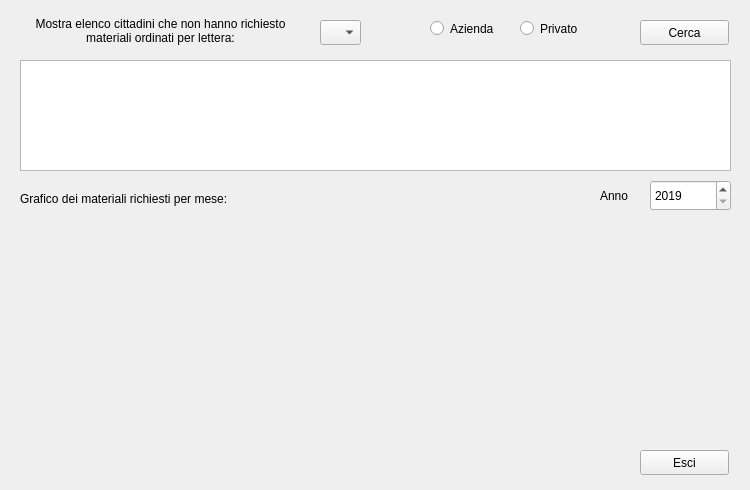
<?xml version="1.0" encoding="UTF-8"?>
<ui version="4.0">
 <class>Statistiche</class>
 <widget class="QMainWindow" name="Statistiche">
  <property name="geometry">
   <rect>
    <x>0</x>
    <y>0</y>
    <width>750</width>
    <height>490</height>
   </rect>
  </property>
  <property name="minimumSize">
   <size>
    <width>750</width>
    <height>490</height>
   </size>
  </property>
  <property name="maximumSize">
   <size>
    <width>750</width>
    <height>490</height>
   </size>
  </property>
  <property name="windowTitle">
   <string>Statistiche</string>
  </property>
  <widget class="QWidget" name="centralwidget">
   <widget class="QPushButton" name="btnEsci">
    <property name="geometry">
     <rect>
      <x>640</x>
      <y>450</y>
      <width>89</width>
      <height>25</height>
     </rect>
    </property>
    <property name="text">
     <string>Esci</string>
    </property>
   </widget>
   <widget class="QRadioButton" name="rBtnElencoPrivato">
    <property name="geometry">
     <rect>
      <x>520</x>
      <y>20</y>
      <width>82</width>
      <height>17</height>
     </rect>
    </property>
    <property name="text">
     <string>Privato</string>
    </property>
   </widget>
   <widget class="QComboBox" name="comboBoxLettera">
    <property name="geometry">
     <rect>
      <x>320</x>
      <y>20</y>
      <width>41</width>
      <height>25</height>
     </rect>
    </property>
    <item>
     <property name="text">
      <string/>
     </property>
    </item>
    <item>
     <property name="text">
      <string>A</string>
     </property>
    </item>
    <item>
     <property name="text">
      <string>B</string>
     </property>
    </item>
    <item>
     <property name="text">
      <string>C</string>
     </property>
    </item>
    <item>
     <property name="text">
      <string>D</string>
     </property>
    </item>
    <item>
     <property name="text">
      <string>E</string>
     </property>
    </item>
    <item>
     <property name="text">
      <string>F</string>
     </property>
    </item>
    <item>
     <property name="text">
      <string>G</string>
     </property>
    </item>
    <item>
     <property name="text">
      <string>H</string>
     </property>
    </item>
    <item>
     <property name="text">
      <string>I</string>
     </property>
    </item>
    <item>
     <property name="text">
      <string>J</string>
     </property>
    </item>
    <item>
     <property name="text">
      <string>K</string>
     </property>
    </item>
    <item>
     <property name="text">
      <string>L</string>
     </property>
    </item>
    <item>
     <property name="text">
      <string>M</string>
     </property>
    </item>
    <item>
     <property name="text">
      <string>N</string>
     </property>
    </item>
    <item>
     <property name="text">
      <string>O</string>
     </property>
    </item>
    <item>
     <property name="text">
      <string>P</string>
     </property>
    </item>
    <item>
     <property name="text">
      <string>Q</string>
     </property>
    </item>
    <item>
     <property name="text">
      <string>R</string>
     </property>
    </item>
    <item>
     <property name="text">
      <string>S</string>
     </property>
    </item>
    <item>
     <property name="text">
      <string>T</string>
     </property>
    </item>
    <item>
     <property name="text">
      <string>U</string>
     </property>
    </item>
    <item>
     <property name="text">
      <string>V</string>
     </property>
    </item>
    <item>
     <property name="text">
      <string>W</string>
     </property>
    </item>
    <item>
     <property name="text">
      <string>X</string>
     </property>
    </item>
    <item>
     <property name="text">
      <string>Y</string>
     </property>
    </item>
    <item>
     <property name="text">
      <string>Z</string>
     </property>
    </item>
   </widget>
   <widget class="QTableView" name="tblElenco">
    <property name="geometry">
     <rect>
      <x>20</x>
      <y>60</y>
      <width>711</width>
      <height>111</height>
     </rect>
    </property>
    <property name="selectionMode">
     <enum>QAbstractItemView::SingleSelection</enum>
    </property>
    <property name="selectionBehavior">
     <enum>QAbstractItemView::SelectRows</enum>
    </property>
    <attribute name="verticalHeaderVisible">
     <bool>false</bool>
    </attribute>
   </widget>
   <widget class="QRadioButton" name="rBtnElencoAziende">
    <property name="geometry">
     <rect>
      <x>430</x>
      <y>20</y>
      <width>82</width>
      <height>17</height>
     </rect>
    </property>
    <property name="text">
     <string>Azienda</string>
    </property>
   </widget>
   <widget class="QLabel" name="lblLettera">
    <property name="geometry">
     <rect>
      <x>20</x>
      <y>10</y>
      <width>281</width>
      <height>41</height>
     </rect>
    </property>
    <property name="text">
     <string>Mostra elenco cittadini che non hanno richiesto materiali ordinati per lettera:</string>
    </property>
    <property name="alignment">
     <set>Qt::AlignCenter</set>
    </property>
    <property name="wordWrap">
     <bool>true</bool>
    </property>
   </widget>
   <widget class="QPushButton" name="btnCerca">
    <property name="geometry">
     <rect>
      <x>640</x>
      <y>20</y>
      <width>89</width>
      <height>25</height>
     </rect>
    </property>
    <property name="text">
     <string>Cerca</string>
    </property>
   </widget>
   <widget class="QCustomPlot" name="widget" native="true">
    <property name="geometry">
     <rect>
      <x>20</x>
      <y>230</y>
      <width>711</width>
      <height>191</height>
     </rect>
    </property>
   </widget>
   <widget class="QLabel" name="lblIntestazioneGrafico">
    <property name="geometry">
     <rect>
      <x>20</x>
      <y>190</y>
      <width>271</width>
      <height>17</height>
     </rect>
    </property>
    <property name="text">
     <string>Grafico dei materiali richiesti per mese:</string>
    </property>
   </widget>
   <widget class="QSpinBox" name="spinBoxData">
    <property name="geometry">
     <rect>
      <x>650</x>
      <y>180</y>
      <width>81</width>
      <height>31</height>
     </rect>
    </property>
    <property name="minimum">
     <number>2019</number>
    </property>
    <property name="maximum">
     <number>2090</number>
    </property>
   </widget>
   <widget class="QLabel" name="label_2">
    <property name="geometry">
     <rect>
      <x>600</x>
      <y>180</y>
      <width>41</width>
      <height>31</height>
     </rect>
    </property>
    <property name="text">
     <string>Anno</string>
    </property>
   </widget>
  </widget>
 </widget>
 <customwidgets>
  <customwidget>
   <class>QCustomPlot</class>
   <extends>QWidget</extends>
   <header>qcustomplot.h</header>
   <container>1</container>
  </customwidget>
 </customwidgets>
 <resources/>
 <connections/>
</ui>
